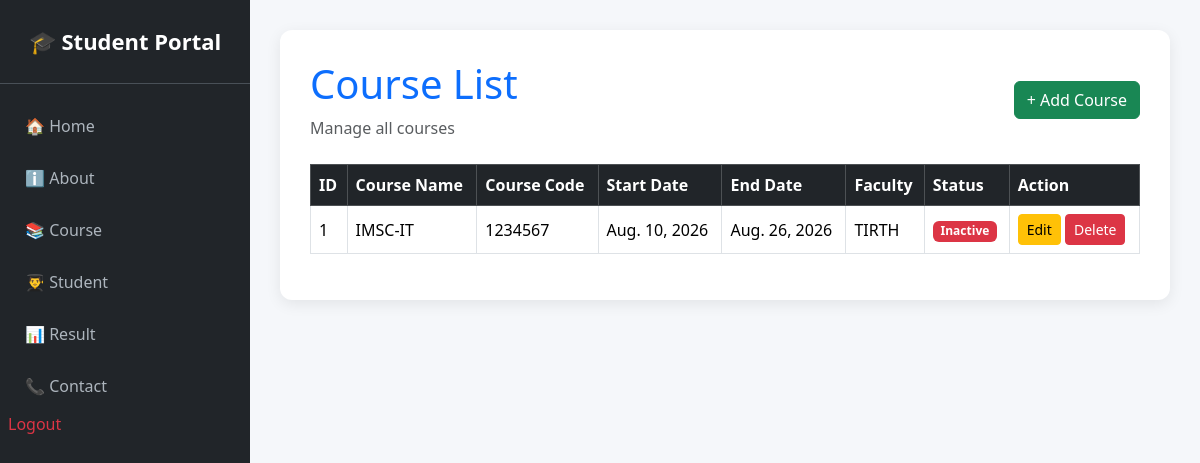
Page /course/list/ on the earlier database version.
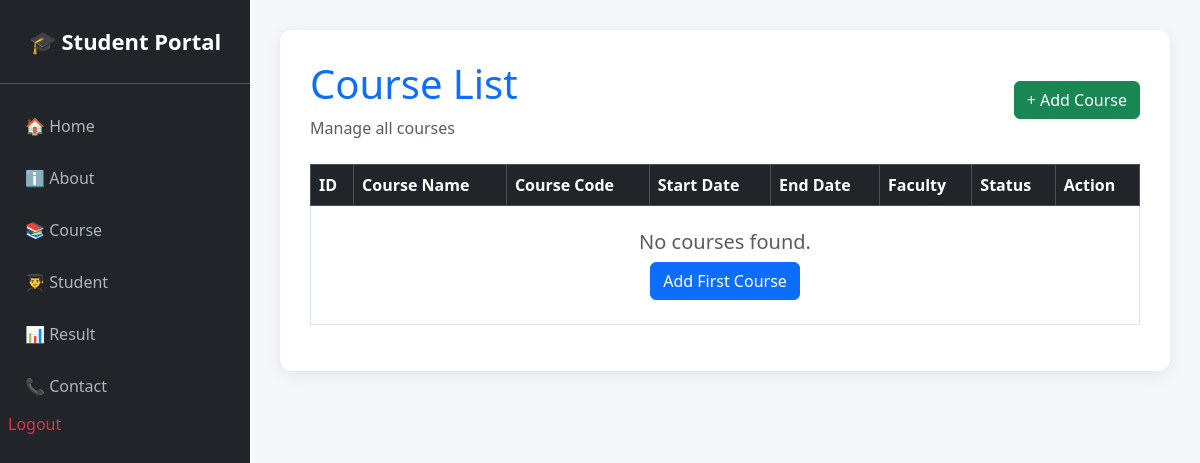
Same page on the later database version.
### student/models.py (models this page shows, shortened)
class Course(models.Model):
    Course_name = models.CharField(max_length=100)
    Course_code = models.CharField(max_length=20, unique=True)
    start_date = models.DateField()
    end_date = models.DateField()
    faculty_name = models.CharField(max_length=100)
    is_active = models.BooleanField(default=True)

### student/views.py (the view)
# urls.py: path("course/list/", views.course_list, name="course_list"),
def course_list(request):
    courses = Course.objects.all()
    return render(request, "courseCrud/list.html", {
        "courses": courses
    })

### student/templates/courseCrud/list.html (shortened to what this page needs)
{% extends "base.html" %}
{% block content %}
<div class="page-card">
    <div class="d-flex justify-content-between align-items-center mb-4">
        <div>
            <h1 class="text-primary">Course List</h1>
            <p class="text-muted mb-0">
                Manage all courses
            </p>
        </div>
        <a
            href="{% url 'course_add' %}"
            class="btn btn-success"
            title="Add a new course"
        >
            + Add Course
        </a>
    </div>
    <div class="table-responsive">
        <table class="table table-bordered table-hover align-middle">
            <thead class="table-dark">
                <tr>
                    <th>ID</th>
                    <th>Course Name</th>
                    <th>Course Code</th>
                    <th>Start Date</th>
                    <th>End Date</th>
                    <th>Faculty</th>
                    <th>Status</th>
                    <th>Action</th>
                </tr>
            </thead>
            <tbody>
                {% for course in courses %}
                <tr>
                    <td>{{ course.id }}</td>
                    <td>{{ course.Course_name }}</td>
                    <td>{{ course.Course_code }}</td>
                    <td>{{ course.start_date }}</td>
                    <td>{{ course.end_date }}</td>
                    <td>{{ course.faculty_name }}</td>
                    <td>
                        {% if course.is_active %}
                            <span class="badge bg-success">
                                Active
                            </span>
                        {% else %}
                            <span class="badge bg-danger">
                                Inactive
                            </span>
                        {% endif %}
                    </td>
                    <td>
                        <a
                            href="{% url 'course_edit' course.id %}"
                            class="btn btn-warning btn-sm"
                            title="Edit this course"
                        >
                            Edit
                        </a>
                        <a
                            href="{% url 'course_delete' course.id %}"
                            class="btn btn-danger btn-sm"
                            title="Delete this course"
                        >
                            Delete
                        </a>
                    </td>
                </tr>
                {% empty %}
                <tr>
                    <td colspan="8" class="text-center py-4">
                        <h5 class="text-muted">
                            No courses found.
                        </h5>
                        <a
                            href="{% url 'course_add' %}"
                            class="btn btn-primary"
                        >
                            Add First Course
                        </a>
                    </td>
                </tr>
                {% endfor %}
            </tbody>
        </table>
    </div>
</div>
{% endblock %}

Differences in the rows shown:
removed Course: id "1", Course_name "IMSC-IT", Course_code "1234567", start_date "Aug. 10, 2026", end_date "Aug. 26, 2026", faculty_name "TIRTH", is_active "Inactive"
Other differences:
text now shown: "No courses found. Add First Course"
